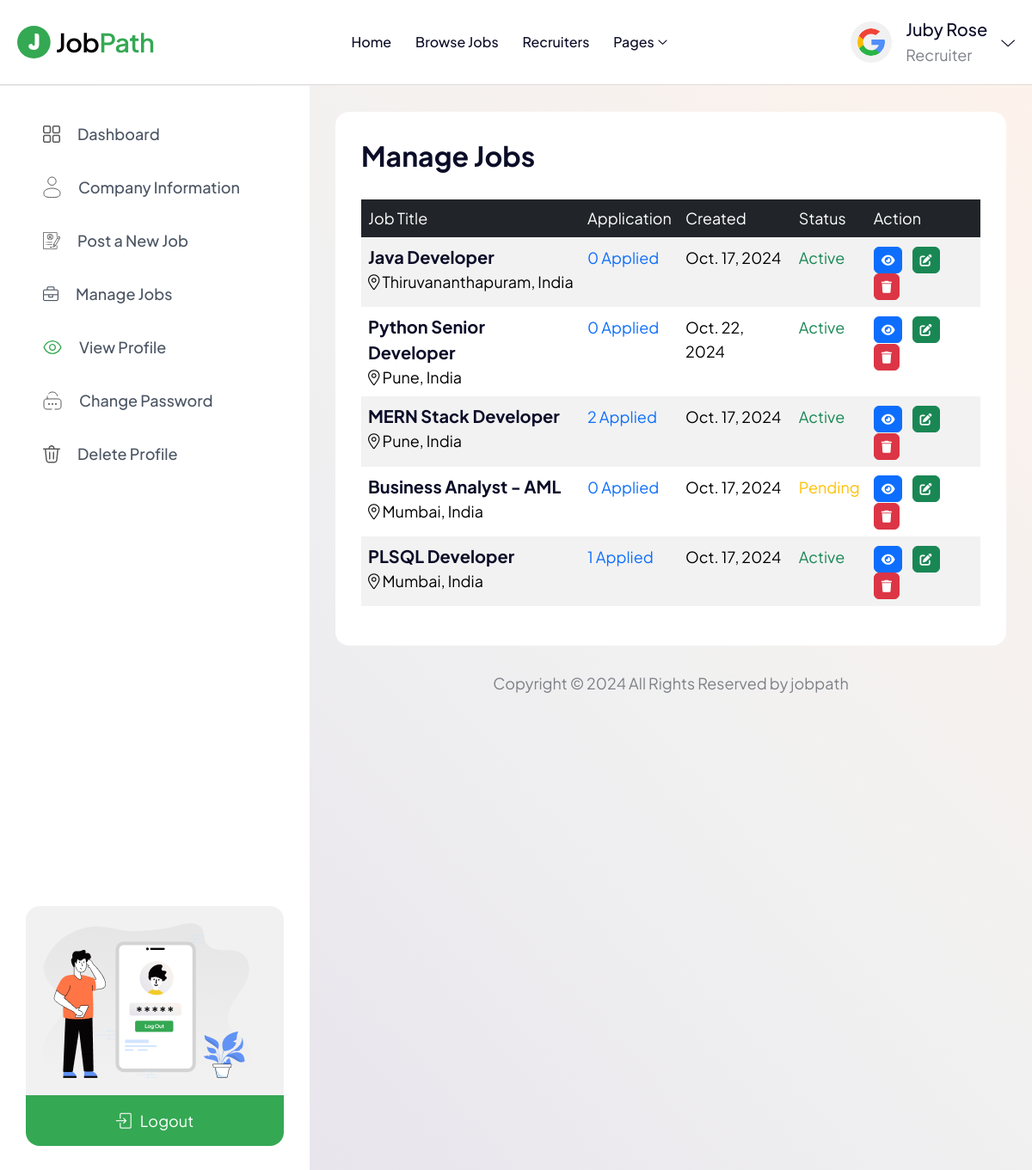
The page /job/jobs-per-company/ (signed in) on the database its author committed.
### accounts/models.py (models this page shows)
class User(AbstractUser):
    email = models.EmailField(unique=True, null=False)
    is_recruiter = models.BooleanField(default=False)
    is_candidate = models.BooleanField(default=False)
    has_company = models.BooleanField(default=False)
    has_resume = models.BooleanField(default=False)

### job/models.py (models this page shows)
class Job(models.Model):
    company = models.ForeignKey(Company, on_delete=models.CASCADE)
    title = models.CharField(max_length=100)
    date_time_posted = models.DateTimeField(auto_now=True)
    date_posted = models.DateTimeField(auto_now=True)
    pay = models.PositiveIntegerField()
    pay_mode =models.CharField(max_length=100,
                             choices=(('Daily', 'Daily'),('Weekly','Weekly'),('Monthly','Monthly'),('Yearly','Yearly')))
    work_type = models.CharField(max_length=100,
                             choices=(('Full Time', 'Full Time'),('Part Time','Part Time'),('Fresher','Fresher'),('Intern','Intern'),('Contract','Contract')))
    job_location = models.CharField(max_length=20,choices=(('Remote','Remote'),('Hybrid','Hybrid'),('On-site','On-site')))
    expiry_date = models.DateTimeField(null=True)
    hours_per_week = models.PositiveIntegerField()
    job_vacancy = models.CharField(max_length=100,null=True)
    job_experience = models.CharField(max_length=100,null=True)
    job_qualification = models.CharField(max_length=100, null=True, choices=(('Secondary','Secondary'),('Diploma','Diploma'),('Bachelors Degree','Bachelors Degree'),('Masters Degree','Masters Degree'),('PhD','PhD'),('Doctorate','Doctorate')))
    city = models.CharField(max_length=100, null=True,
                             choices=(('Kochi', 'Kochi'),('Thiruvananthapuram', 'Thiruvananthapuram'),('Pune','Pune'),('Mumbai','Mumbai'),('Gurgaon', 'Gurgaon'),('Bengaluru','Bengaluru'),('England','England'),('Dublin','Dublin')))
    state = models.CharField(max_length=100, null=True,
                             choices=(('Karnataka', 'Karnataka'),('Kerala','Kerala'),('Maharashtra','Maharashtra'),
                                      ('New York City','New York City'),('Chicago', 'Chicago'),('San Francisco','San Francisco'),
                                      ('Toronto','Toronto'),('Burlington','Burlington'),('London', 'London')))
    country = models.CharField(max_length=100, null=True,
                             choices=(('India', 'India'),('USA','USA'),('Canada','Canada')))
    job_description = models.TextField()
    is_published = models.BooleanField(default=False)
    status = models.CharField(max_length=40,choices=(('Pending','Pending'),('Active','Active'),('Expired','Expired')),default='Pending')

### job/views.py (the view)
# urls.py: path('jobs-per-company/', jobs_per_company, name='jobs-per-company'),
def jobs_per_company(request):
    company = Company.objects.get(pk=request.user.company.pk)
    jobs = company.job_set.all()
    context ={'jobs':jobs}
    return render(request, 'job/jobs_per_company.html', context)

### templates/job/jobs_per_company.html (shortened to what this page needs)
{% extends "dashboard/base.html" %}
{% load static %}
{% load widget_tweaks %}
{% block content %}
                <div class="applied__job__info radius-16">
                    <h5>Manage Jobs</h5>
                    <div class="applied__job__list">
                        <table class="table table-striped">
                            <thead>
                              <tr class="table-dark">
                                <th scope="col"> Job Title</th>
                                <th scope="col">Application</th>
                                <th scope="col">Created</th>
                                <th scope="col">Status</th>
                                <th scope="col">Action</th>
                              </tr>
                            </thead>
                            <tbody>
                            {% for job in  jobs %}
                              <tr>
                                <td>
                                    <h6>{{job.title}}</h6>
                                    <span><i class="fa-light fa-location-dot"></i> {{job.city}}, {{job.country}}</span>
                                </td>
                                <td class="applied"><a href="{% url "applicants-per-job" job.pk %}">{{job.jobapplication_set.all.count}} Applied</a></td>
                                <td>
                                    <span>{{job.date_posted|date}}</span><br>
                                </td>
                                <td>
                                    {% if job.status == 'Pending' %}
                                    <span class="text-warning">Pending</span>
                                    {% elif job.status == 'Active' %}
                                    <span class="text-success">Active</span>
                                    {% elif job.status == 'Expired' %}
                                    <span class="text-danger">Expired</span>
                                    {% endif %}
                                </td>
                                <td>
                                    <ul class="list-inline m-0">
                                        <li class="list-inline-item">
                                            <a href="{% url 'job-details' job.pk %}" class="btn btn-primary btn-sm rounded-2" type="button" data-toggle="tooltip" data-placement="top" title="View Job Info"><i class="fa fa-eye"></i></a>
                                        </li>
                                        <li class="list-inline-item">
                                            <a href="{% url 'update-job' job.pk %}" class="btn btn-success btn-sm rounded-2" type="button" data-toggle="tooltip" data-placement="top" title="Update Job Info"><i class="fa fa-edit"></i></a>
                                        </li>
                                        <li class="list-inline-item">
                                            <a href="{% url 'delete-job' job.pk %}" class="btn btn-danger btn-sm rounded-2" type="button" data-toggle="tooltip" data-placement="top" title="Delete Job nfo"><i class="fa fa-trash"></i></a>
                                        </li>
                                    </ul>
                                </td>
                              </tr>
                            {% endfor %}
                            </tbody>
                          </table>
                    </div>
                </div>
{% endblock content %}

### templates/dashboard/base.html (shortened to what this page needs)
{% load static  %}
<!DOCTYPE html>
<html lang="en">
<head>
    <link rel="stylesheet" href="{% static "assets/fonts/icon/css/rt-icons.css" %}">
    <link rel="stylesheet" href="{% static "assets/fonts/fontawesome/fontawesome.min.css" %}">
    <link rel="stylesheet" href="{% static "assets/css/plugins.min.css" %}">
    <link rel="stylesheet" href="{% static "assets/css/style.css" %}">
</head>
<body class="template-dashboard">
<header class="rts__section rts__dashboard__header position-fixed w-100">
    <div class="container-fluid g-0">
        <div class="rts__menu__background mw-100 px-20 mobile__padding rounded-0">
            <div class="row">
                <div class="d-flex align-items-center justify-content-between">
                    <div class="rts__logo">
                        <a href="/">
                            <img class="logo__image" src="{% static "assets/img/logo/header__one.svg" %}" width="160" height="40" alt="logo">
                        </a>
                    </div>
                    <div class="navigation d-none d-lg-block">
    <nav class="navigation__menu" id="offcanvas__menu">
        <ul class="list-unstyled">
            <li class="navigation__menu--item">
                <a href="{% url 'home' %}" class="navigation__menu--item__link">Home</a>
            </li>
            <li class="navigation__menu--item">
                <a href="{% url "available-jobs" %}" class="navigation__menu--item__link">Browse Jobs</a>
            </li>
            <li class="navigation__menu--item">
                <a href="{% url "recuriters" %}" class="navigation__menu--item__link">Recruiters</a>
            </li>
            <li class="navigation__menu--item has-child has-arrow">
                <a href="#" class="navigation__menu--item__link">Pages</a>
            </li>
        </ul>
    </nav>
</div>
                    <div class="rts__menu d-flex gap-5 gap-lg-4 gap-xl-5 align-items-center">
                        <div class="header__right__btn d-flex align-items-center gap-30">
                            {% if request.user.is_authenticated %}
                            <div class="user__info ">
                                <div class="d-flex gap-3 align-items-center pointer" data-bs-toggle="dropdown">
                                    <div class="user__image if__employer">
                                        <img class="rounded-5" width="48" height="48" src="{% static "assets/img/icon/google.svg" %}" alt="">
                                    </div>
                                    <div class="user__name d-none d-xl-block">
                                        <h6 class="font-20 mb-1 text-capitalize fw-medium lh-sm">{{request.user.get_full_name}}</h6>
                                        {% if request.user.is_recruiter %}
                                        <span>Recruiter</span>
                                        {% else %}
                                        <span>Candidate</span>
                                        {% endif %}
                                    </div>
                                    <div class="dropdown__option d-none d-xl-block">
                                        <div class="dropdown__icon " ><i class="fa-light fa-chevron-down"></i></div>
                                    </div>
                                </div>
                            </div>
                            {% endif %}
                        </div>
                    </div>
                </div>
            </div>
        </div>
    </div>
</header>
    <div class="dashboard__content d-flex">
        <div class="dashboard__left">
            <div class="dash__menu">
                {% if request.user.is_recruiter %}
                <ul>
                    <li class="nav-item">
                        <a href="{% url "dashboard" %}" class="nav-link">
                             Dashboard </a>
                    </li>
                    {% if request.user.has_company %}
                    <li class="nav-item">
                        <a class="nav-link" href="{% url 'company-details' request.user.company.pk %}">
                            Company Information</a>
                    </li>
                    <li class="nav-item">
                        <a href="{% url 'create-job' %}" class="nav-link">Post a New Job </a>
                    </li>
                    <li class="nav-item">
                        <a href="{% url 'jobs-per-company' %}" class="nav-link"><i class="fa-light fa-briefcase"></i>Manage Jobs </a>
                    </li>
                    {% endif %}
                    <li class="nav-item">
                        <a href="{% url "update-profile" request.user.pk %}" class="nav-link">
                            View Profile</a>
                    </li>
                    <li class="nav-item">
                        <a href="{% url "change-password" %}" class="nav-link">
                            Change Password </a>
                    </li>
                    <li class="nav-item">
                        <a href="{% url "delete-profile" request.user.pk %}" class="nav-link">
                            Delete Profile </a>
                    </li>
                </ul>
    {% endif %}
            </div>
            <div class="dash__logout">
                {% if request.user.is_authenticated %}
                <figure class="logout__image">
                    <img src="{% static "assets/img/dashboard/logout.png" %}" alt="">
                </figure>
                <a class="logout__btn" href="{% url "logout" %}"><i class="rt-login"></i> Logout</a>
                {% endif %}
            </div>
        </div>
        <div class="dashboard__right">
            <div class="dash__content">
                {% block content %}
                {% endblock content %}
            </div>
            <div class="d-flex justify-content-center mt-30">
                <p class="copyright">Copyright © 2024 All Rights Reserved by jobpath</p>
            </div>
        </div>
    </div>
</body>
</html>

### rows shown on the page
User: user.get_full_name "Juby Rose"
Job: title "Java Developer", city "Thiruvananthapuram", country "India", jobapplication_set.all.count "0", date_posted "Oct. 17, 2024", status "Active"
Job: title "Python Senior Developer", city "Pune", country "India", jobapplication_set.all.count "0", date_posted "Oct. 22, 2024", status "Active"
Job: title "MERN Stack Developer", city "Pune", country "India", jobapplication_set.all.count "2", date_posted "Oct. 17, 2024", status "Active"
Job: title "Business Analyst - AML", city "Mumbai", country "India", jobapplication_set.all.count "0", date_posted "Oct. 17, 2024", status "Pending"
Job: title "PLSQL Developer", city "Mumbai", country "India", jobapplication_set.all.count "1", date_posted "Oct. 17, 2024", status "Active"
